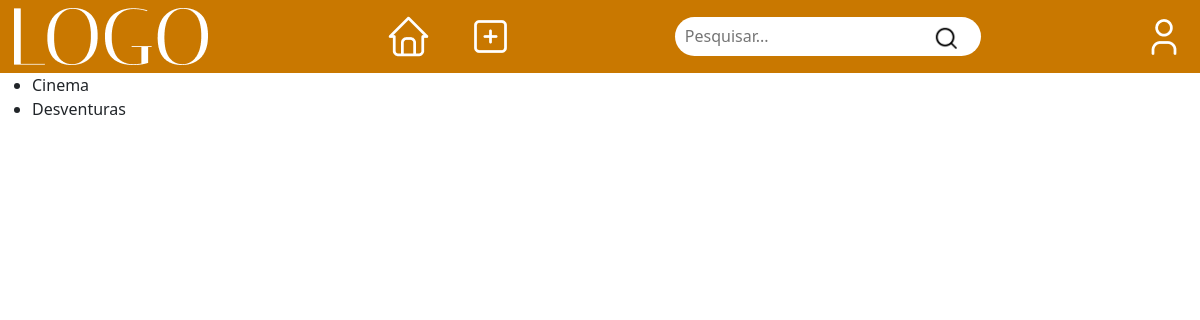
Before: /sharin/historico (signed in) with the older database file.
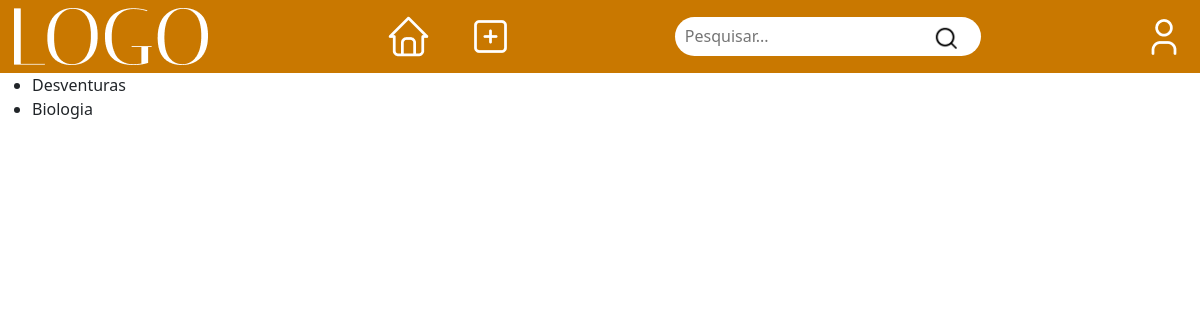
After: the same page with the newer database file.
### sharin/models.py (models this page shows)
class Publicacao(models.Model):
    criador = models.IntegerField(blank=False, default=1)
    titulo = models.CharField(max_length=32)
    descricao= models.TextField()
    telefone = models.CharField(max_length=12, blank=True, null=True)
    tags = models.TextField()
    data = models.DateField()

### sharin/views.py (the view)
# urls.py: path('historico', views.historico, name="historico-usuario"),
def historico(request):
    if not request.user.is_authenticated:
        return redirect("sharin:login_view")
    publicacoes = Publicacao.objects.all().filter(criador=request.user.id)
    return render(request, "sharin/historico.html", {
        "publicacoes": publicacoes,
    })

### sharin/templates/sharin/historico.html
{% extends 'sharin/layout.html' %}
{% block body %}
    {% if publicacoes %}
        <ul>
            {% for publicacao in publicacoes %}
                <li>{{ publicacao.titulo }}</li>
            {% endfor %}
        </ul>
    {% else %}
        <h1>Você não tem publicacoes.</h1>
    {% endif %}
{% endblock %}

Changed rows visible on the page:
removed Publicacao: titulo "Cinema"
added Publicacao: titulo "Biologia"
